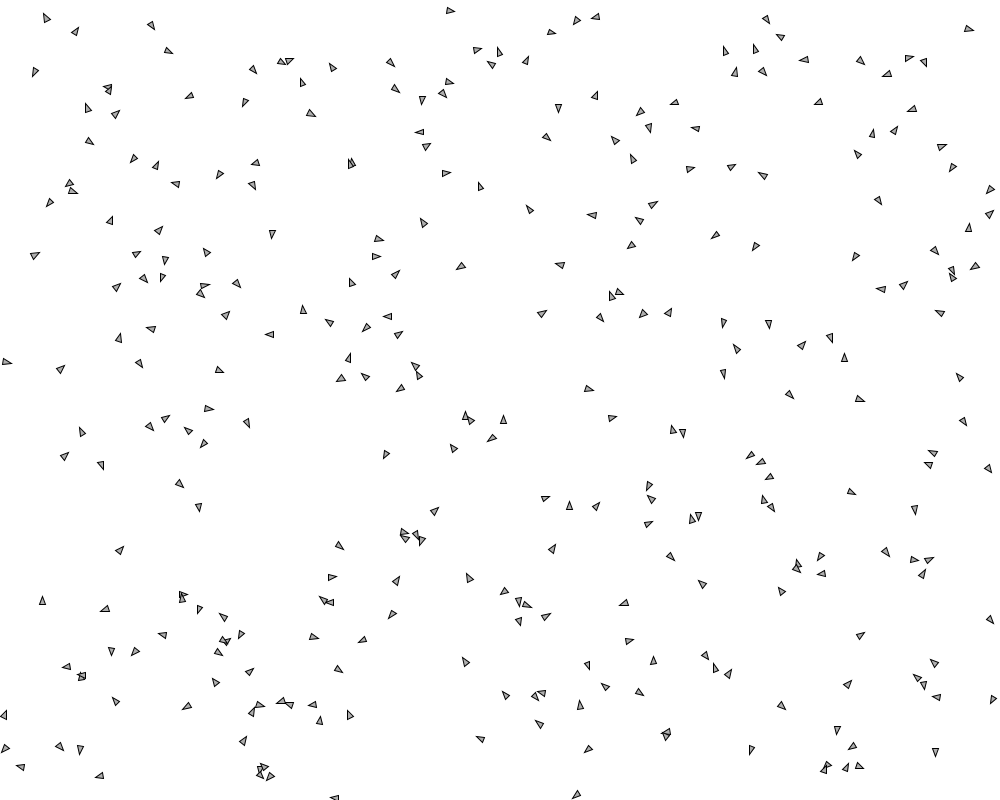
Frame 1 (no input)
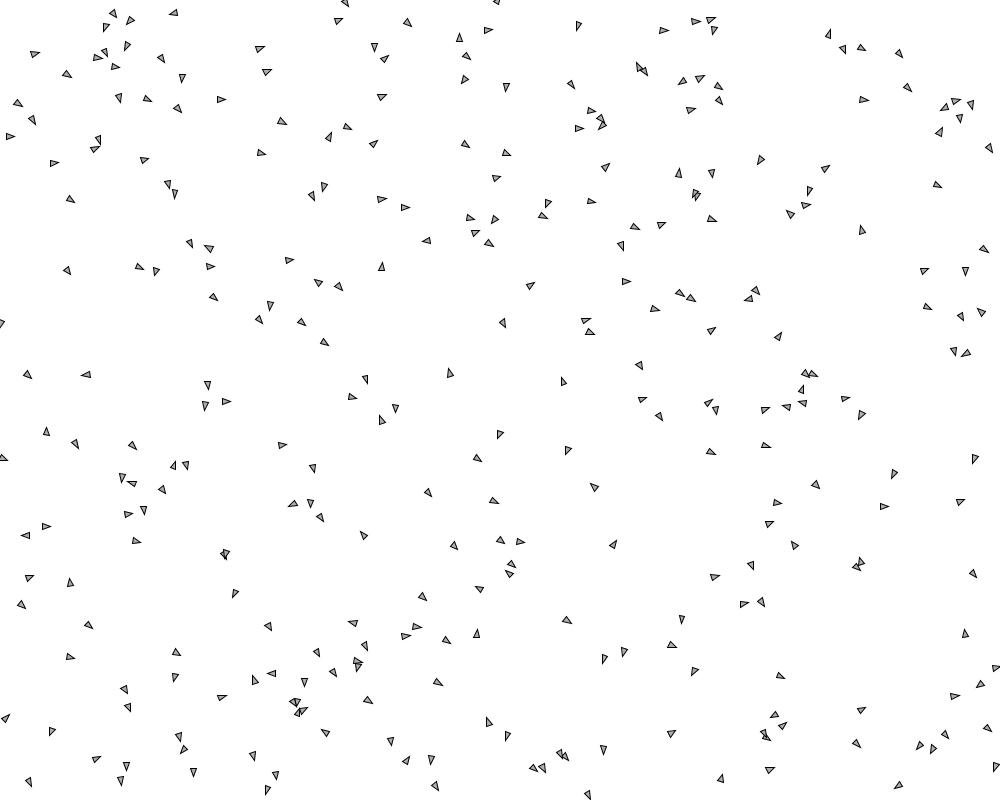
Frame 60 (the mouse pressed at the canvas centre just before this capture)
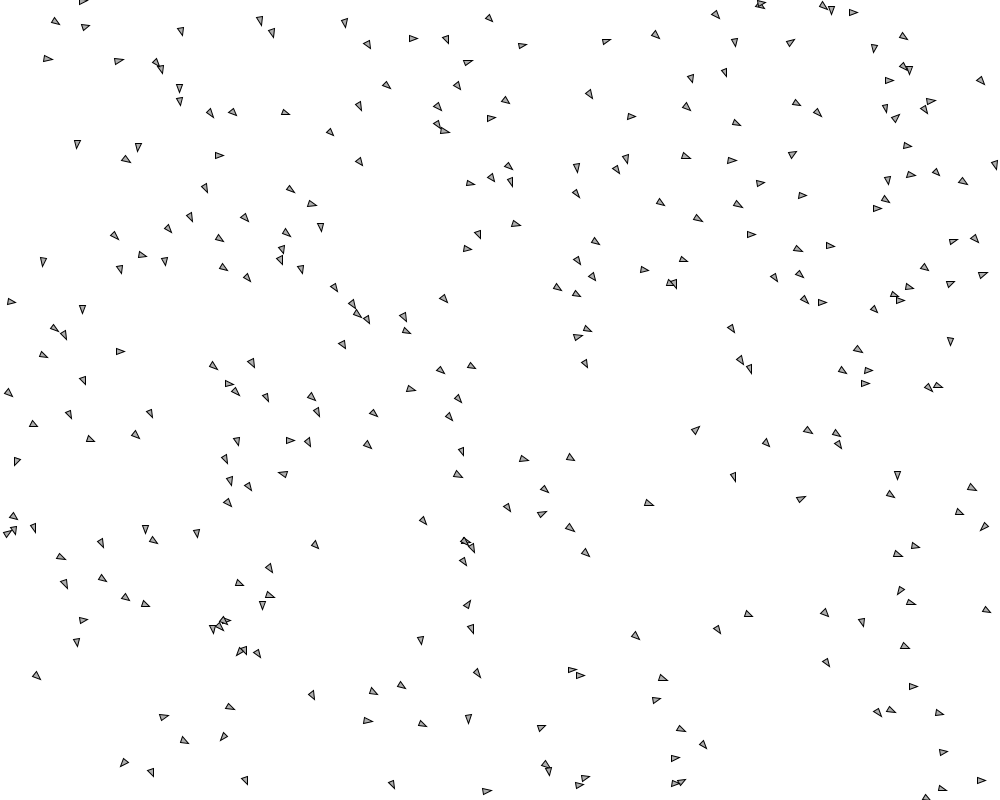
Frame 120 (the mouse held since frame 60 and released just before this capture)

The Processing sketch that drew these frames (run headless with seeded random() and noise(); from frame 60 on, the mouse is pressed at the canvas centre):

// Processing sketch: flocking
// ── flocking.pde
/**
 *
 */

Boid[] boids;

void setup(){
	size(1000, 800);
	boids = new Boid[300];
	for(int ind = 0; ind < boids.length; ind++){
		boids[ind] = new Boid(
			new PVector(random(width), random(height)),
			new PVector(random(-4, 4), random(-4, 4))
		);
	}
}

void draw(){
	background(255);
	for(Boid boid : boids){
		boid.flock(boids);
	}

	for(Boid boid : boids){
		boid.move();
		boid.render();
	}
}

/**
 * An actor that implements flock behavior.
 */
class Boid {
	private static final float MAX_FORCE = 0.05,
		MAX_SPEED = 10,
		radius = 3;
	PVector loc, vel, acc;

	Boid(PVector loc_, PVector vel_){
		loc = loc_;
		vel = vel_;
		acc = new PVector(0, 0);
	}

	/**
	 * Render this Boid on the canvas.
	 */
	void render(){
		fill(175);
		pushMatrix();
		translate(loc.x, loc.y);
		rotate(vel.heading());
		triangle(8, 0, 0, 3, 0, -3);
		popMatrix();
	}

	/**
	 * Move this Boid, updating its acc, vel, and loc.
	 */
	void move(){
		acc.limit(MAX_FORCE);
		vel.add(acc);
		vel.limit(MAX_SPEED);
		loc.add(vel);

		// Wrap `loc` around the canvas's borders.
		if(loc.x > width){
			loc.x = 0;
		}
		else if(loc.x < 0){
			loc.x = width;
		}

		if(loc.y > height){
			loc.y = 0;
		}
		else if(loc.y < 0){
			loc.y = height;
		}

		acc.mult(0);
	}

	void applyForce(PVector force){
		acc.add(force);
	}

	void flock(Boid[] boids){
		PVector cohesiveForce = cohesion(boids);
		cohesiveForce.mult(20);
		applyForce(separate(boids));
		applyForce(align(boids));
		applyForce(cohesiveForce);
	}

	private PVector separate(Boid[] boids){
		float neighborDist = 30;
		PVector separation = new PVector(0, 0);
		float numNeighbors = 0;

		for(Boid boid : boids){
			float distance = dist(boid.loc.x, boid.loc.y, loc.x, loc.y);
			if(0 < distance && distance < neighborDist){
				PVector disp = PVector.sub(loc, boid.loc);
				disp.normalize();
				disp.div(distance);
				separation.add(disp);
				numNeighbors++;
			}
		}

		if(numNeighbors > 0){
			separation.div(numNeighbors);
			separation.normalize();
			separation.mult(MAX_SPEED);
			PVector steer = PVector.sub(separation, vel);
			return steer;
		}
		else {
			return new PVector(0, 0);
		}
	}

	private PVector align(Boid[] boids){
		float neighborDist = 50;
		PVector alignment = new PVector(0, 0);
		float numNeighbors = 0;

		for(Boid boid : boids){
			float distance = dist(boid.loc.x, boid.loc.y, loc.x, loc.y);
			if(0 < distance && distance < neighborDist){
				alignment.add(boid.vel);
				numNeighbors++;
			}
		}

		if(numNeighbors > 0){
			alignment.div(numNeighbors);
			alignment.normalize();
			alignment.mult(MAX_SPEED);
			PVector steer = PVector.sub(alignment, vel);
			return steer;
		}
		else {
			return new PVector(0, 0);
		}
	}

	private PVector cohesion(Boid[] boids){
		float neighborDist = 50;
		PVector cohesion = new PVector(0, 0);
		float numNeighbors = 0;

		for(Boid boid : boids){
			float distance = dist(boid.loc.x, boid.loc.y, loc.x, loc.y);
			if(0 < distance && distance < neighborDist){
				cohesion.add(boid.loc);
				numNeighbors++;
			}
		}

		if(numNeighbors > 0){
			cohesion.div(numNeighbors);
			return cohesion;
		}
		else {
			return new PVector(0, 0);
		}
	}
}
